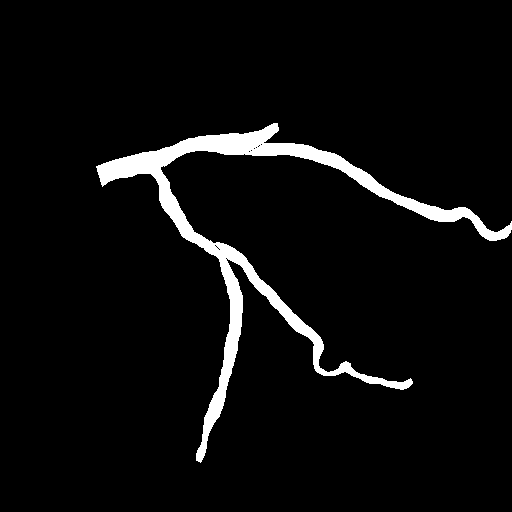
#> input picture data/processed/syntax/test/masks/124.png, 512 x 512 px; its folder holds only this picture in this run
$ python extract_vessel_structures.py
#> lines starting #> are read from the running program, lines starting #| are printed output that depends on the picture; after the words box and inside, x2 and y2 are one past the last pixel; in counts of white or black regions, pixels touching at a corner belong together

from pathlib import Path
import csv

import cv2
import numpy as np


# --------------------------------------------------
# 1. PATHS
# --------------------------------------------------

ROOT = Path(__file__).resolve().parent.parent

IMAGE_ROOT = ROOT / "Dataset" / "arcade" / "arcade" / "syntax"

MASK_ROOT = (
    ROOT / "data" / "processed" / "syntax_postprocessed"
)

OUTPUT_ROOT = ROOT / "data" / "processed" / "syntax_structures"

REPORT_ROOT = ROOT / "outputs" / "vessel_structure_reports"

SPLITS = ["train", "val", "test"]

MIN_COMPONENT_AREA = 10


# --------------------------------------------------
# 2. COMPONENT COLOUR VISUALIZATION
# --------------------------------------------------

def create_component_visualization(image, labels):
    """
    Display each connected component in a different colour
    over the original grayscale angiography image.
    """

    original = cv2.cvtColor(image, cv2.COLOR_GRAY2BGR)
    colors = np.zeros_like(original)

    component_ids = np.unique(labels)
    rng = np.random.default_rng(42)

    for component_id in component_ids:
        if component_id == 0:
            continue

        color = rng.integers(
            low=60,
            high=256,
            size=3,
            dtype=np.uint8
        )

        colors[labels == component_id] = color

    # Blend original image and component colours
    overlay = cv2.addWeighted(
        original, 0.75,
        colors, 0.75,
        0
    )

    return overlay


# --------------------------------------------------
# 3. EXTRACT CONNECTED VESSEL REGIONS
# --------------------------------------------------

def process_split(split):
#> called with split = 'train'
    input_mask_dir = MASK_ROOT / split / "masks"
    image_dir = IMAGE_ROOT / split / "images"

    label_dir = OUTPUT_ROOT / split / "labels"
    preview_dir = OUTPUT_ROOT / split / "previews"

    label_dir.mkdir(parents=True, exist_ok=True)
    preview_dir.mkdir(parents=True, exist_ok=True)
    REPORT_ROOT.mkdir(parents=True, exist_ok=True)

    if not input_mask_dir.exists():
        print(f"[SKIP] Mask folder not found: {input_mask_dir}")
        return

    mask_files = sorted(input_mask_dir.glob("*.png"))

    if not mask_files:
        print(f"[SKIP] No masks found for {split}")
        return

    report_rows = []
    total_images = 0
    total_components = 0
    empty_images = 0

    print(f"\n{'=' * 55}")
    print(f"VESSEL STRUCTURE EXTRACTION: {split.upper()}")
    print(f"{'=' * 55}")
    print("Input masks:", len(mask_files))

    for index, mask_path in enumerate(mask_files, start=1):
        mask = cv2.imread(
            str(mask_path),
            cv2.IMREAD_GRAYSCALE
        )
#> mask: shape (512, 512); 4.8% white; 1 white region, box (x1, y1, x2, y2) and area: (96, 123, 512, 463) 12558

        if mask is None:
            print("[WARN] Cannot read mask:", mask_path.name)
            continue

        binary = (mask > 127).astype(np.uint8)

        # Find individual connected regions
        count, raw_labels, stats, centroids = (
            cv2.connectedComponentsWithStats(
                binary,
                connectivity=8
            )
        )
#> count = 2; stats = [[0, 0, 512, 512, 249586], [96, 123, 416, 340, 12558]]; centroids = [[255.1, 256.4], [263.4, 237]]

        # Store compact component IDs in a 16-bit label map.
        # Zero remains the background.
        labels = np.zeros(
            binary.shape,
            dtype=np.uint16
        )

        next_label = 1
        image_component_count = 0

        for component_id in range(1, count):
            area = int(stats[component_id, cv2.CC_STAT_AREA])

            if area < MIN_COMPONENT_AREA:
                continue

            x = int(stats[component_id, cv2.CC_STAT_LEFT])
            y = int(stats[component_id, cv2.CC_STAT_TOP])
            w = int(stats[component_id, cv2.CC_STAT_WIDTH])
            h = int(stats[component_id, cv2.CC_STAT_HEIGHT])

            centroid_x, centroid_y = centroids[component_id]

            labels[raw_labels == component_id] = next_label

            report_rows.append({
                "split": split,
                "image": mask_path.name,
                "component_id": next_label,
                "area_pixels": area,
                "bbox_x": x,
                "bbox_y": y,
                "bbox_width": w,
                "bbox_height": h,
                "centroid_x": round(float(centroid_x), 3),
                "centroid_y": round(float(centroid_y), 3)
            })

            next_label += 1
            image_component_count += 1
#> this loop made 1 pass
#> (area, x, y, w, h, centroid_x, centroid_y) on pass 1: (12558, 96, 123, 416, 340, 263.4, 237)
#> after the loop, image_component_count = 1; next_label = 2; report_rows = 1 item

        total_images += 1
        total_components += image_component_count
#> total_components = 1

        if image_component_count == 0:
            empty_images += 1

        # Save the labelled image.
        label_path = label_dir / mask_path.name

        if not cv2.imwrite(str(label_path), labels):
            raise RuntimeError(f"Cannot save: {label_path}")

        # Save coloured component previews for the first 5 images.
        if index <= 5:
            original_path = image_dir / mask_path.name

            image = cv2.imread(
                str(original_path),
                cv2.IMREAD_GRAYSCALE
            )

            if image is not None:
                image = cv2.resize(
                    image,
                    (labels.shape[1], labels.shape[0])
                )

                overlay = create_component_visualization(
                    image, labels
                )
#> in create_component_visualization, original is the input picture: shape (512, 512, 3); 4.8% white; 1 white region, box (x1, y1, x2, y2) and area: (96, 123, 512, 463) 12558
#> in create_component_visualization, `component_ids = np.unique(labels)`: component_ids = [0, 1]
#> the loop in create_component_visualization, `for component_id in component_ids:` made 2 passes
#> color on pass 2: [76, 216, 85]
#> after the loop in create_component_visualization, `for component_id in component_ids:`:
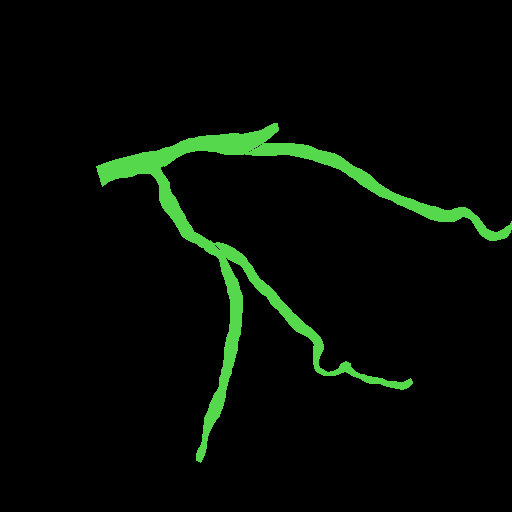
#> colors: shape (512, 512, 3); mean of channels 0, 1, 2 3.6, 10.3, 4.1; drawn as B, G, R

                preview_path = (
                    preview_dir /
                    f"{mask_path.stem}_components.png"
                )

                cv2.imwrite(str(preview_path), overlay)

        if index % 100 == 0:
            print(f"Processed {index}/{len(mask_files)}")

    # Save component measurements for this split.
    report_path = REPORT_ROOT / f"{split}_components.csv"

    fields = [
        "split",
        "image",
        "component_id",
        "area_pixels",
        "bbox_x",
        "bbox_y",
        "bbox_width",
        "bbox_height",
        "centroid_x",
        "centroid_y"
    ]

    with open(
        report_path,
        "w",
        newline="",
        encoding="utf-8"
    ) as file:
        writer = csv.DictWriter(
            file,
            fieldnames=fields
        )
        writer.writeheader()
        writer.writerows(report_rows)

    print("\nSplit summary:", split)
    print("Images processed:", total_images)
    print("Connected components:", total_components)
#| Connected components: 1
    print("Images without retained components:", empty_images)
    print("Label maps saved to:", label_dir)
    print("Preview images saved to:", preview_dir)
    print("Component report saved to:", report_path)


# --------------------------------------------------
# 4. MAIN
# --------------------------------------------------

def main():
    print("Project root:", ROOT)
    print("Post-processed masks:", MASK_ROOT)

    for split in SPLITS:
        process_split(split)
#> pass 2 of the loop in main, `for split in SPLITS:`:
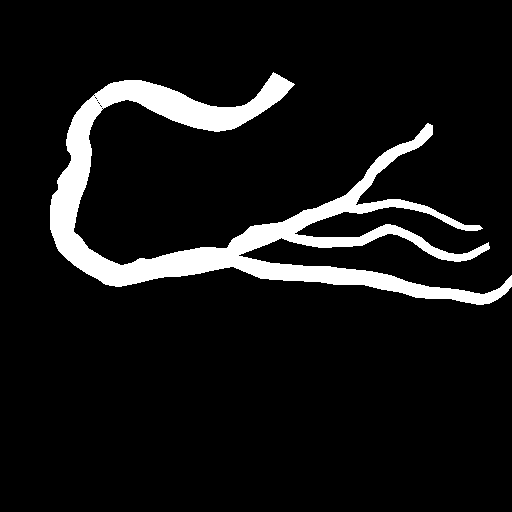
#> input picture data/processed/syntax/val/masks/132.png, 512 x 512 px
#> mask: shape (512, 512); 8.7% white; 1 white region, box (x1, y1, x2, y2) and area: (50, 72, 512, 305) 22759
#> stats = [[0, 0, 512, 512, 239385], [50, 72, 462, 233, 22759]]; centroids = [[256.8, 260.2], [241.4, 206]]
#> the loop in process_split (call 2), `for component_id in range(1, count):` made 1 pass
#> (area, x, y, w, h, centroid_x, centroid_y) on pass 1: (22759, 50, 72, 462, 233, 241.4, 206)
#> after the loop in process_split (call 2), `for component_id in range(1, count):`: image_component_count = 1; next_label = 2
#> in create_component_visualization, original is the input picture: shape (512, 512, 3); 8.7% white; 1 white region, box (x1, y1, x2, y2) and area: (50, 72, 512, 305) 22759
#> the loop in create_component_visualization (call 2), `for component_id in component_ids:` made 2 passes
#> after the loop in create_component_visualization (call 2), `for component_id in component_ids:`:
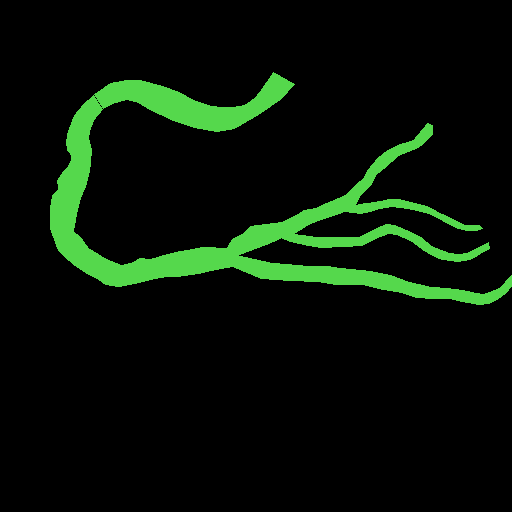
#> colors: shape (512, 512, 3); mean of channels 0, 1, 2 6.6, 18.8, 7.4; drawn as B, G, R
#| Component report saved to: outputs/vessel_structure_reports/val_components.csv

    print("\nVessel structure extraction completed.")
    print("Review component previews before centerline extraction.")


if __name__ == "__main__":
    main()
